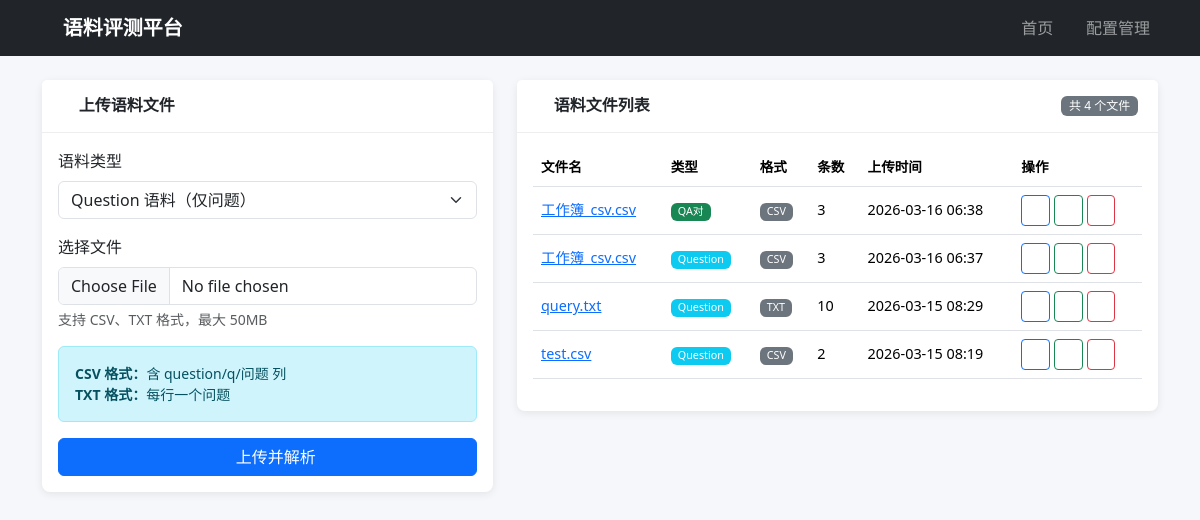
The page / on the database its author committed.
### models.py (models this page shows)
class CorpusFile(db.Model):
    __tablename__ = 'corpus_file'
    id = db.Column(db.Integer, primary_key=True)
    filename = db.Column(db.String(500), nullable=False)
    original_name = db.Column(db.String(500), nullable=False)
    file_type = db.Column(db.String(10), nullable=False)  # csv / txt
    corpus_type = db.Column(db.String(20), nullable=False)  # question / qa
    record_count = db.Column(db.Integer, default=0)
    created_at = db.Column(db.DateTime, default=datetime.utcnow)
    items = db.relationship('CorpusItem', backref='corpus_file', lazy=True, cascade='all, delete-orphan')

### app.py (the view)
@app.route('/')
def index():
    files = CorpusFile.query.order_by(CorpusFile.created_at.desc()).all()
    configs = LLMConfig.query.all()
    return render_template('index.html', files=files, configs=configs)

### templates/index.html (shortened to what this page needs)
{% extends "base.html" %}
{% block content %}
<div class="row">
    <div class="col-md-5">
        <div class="card">
            <div class="card-header">
                <h5><i class="bi bi-cloud-upload"></i> 上传语料文件</h5>
            </div>
            <div class="card-body">
                <form id="upload-form" enctype="multipart/form-data">
                    <div class="mb-3">
                        <label class="form-label">语料类型</label>
                        <select name="corpus_type" class="form-select" id="corpus-type">
                            <option value="question">Question 语料（仅问题）</option>
                        </select>
                    </div>
                    <div class="mb-3">
                        <label class="form-label">选择文件</label>
                        <input type="file" name="file" class="form-control" accept=".csv,.txt" required>
                        <div class="form-text">支持 CSV、TXT 格式，最大 50MB</div>
                    </div>
                    <div id="format-hint-question" class="alert alert-info small">
                        <strong>CSV 格式：</strong>含 question/q/问题 列<br>
                        <strong>TXT 格式：</strong>每行一个问题
                    </div>
                    <button type="submit" class="btn btn-primary w-100">
                        <i class="bi bi-upload"></i> 上传并解析
                    </button>
                </form>
            </div>
        </div>
    </div>
    <div class="col-md-7">
        <div class="card">
            <div class="card-header d-flex justify-content-between align-items-center">
                <h5><i class="bi bi-folder2-open"></i> 语料文件列表</h5>
                <span class="badge bg-secondary">共 {{ files|length }} 个文件</span>
            </div>
            <div class="card-body">
                {% if files %}
                <div class="table-responsive">
                    <table class="table table-hover">
                        <thead>
                            <tr>
                                <th>文件名</th>
                                <th>类型</th>
                                <th>格式</th>
                                <th>条数</th>
                                <th>上传时间</th>
                                <th>操作</th>
                            </tr>
                        </thead>
                        <tbody>
                            {% for file in files %}
                            <tr>
                                <td>
                                    <a href="/corpus/{{ file.id }}">{{ file.original_name }}</a>
                                </td>
                                <td>
                                    {% if file.corpus_type == 'question' %}
                                    <span class="badge bg-info">Question</span>
                                    {% else %}
                                    <span class="badge bg-success">QA对</span>
                                    {% endif %}
                                </td>
                                <td><span class="badge bg-secondary">{{ file.file_type|upper }}</span></td>
                                <td>{{ file.record_count }}</td>
                                <td>{{ file.created_at.strftime('%Y-%m-%d %H:%M') }}</td>
                                <td>
                                    <a href="/corpus/{{ file.id }}" class="btn btn-sm btn-outline-primary">
                                        <i class="bi bi-eye"></i>
                                    </a>
                                    <a href="/api/export/{{ file.id }}" class="btn btn-sm btn-outline-success">
                                        <i class="bi bi-download"></i>
                                    </a>
                                    <button class="btn btn-sm btn-outline-danger" onclick="deleteCorpus({{ file.id }})">
                                        <i class="bi bi-trash"></i>
                                    </button>
                                </td>
                            </tr>
                            {% endfor %}
                        </tbody>
                    </table>
                </div>
                {% else %}
                <div class="text-center text-muted py-5">
                    <i class="bi bi-inbox" style="font-size: 3rem;"></i>
                    <p class="mt-2">暂无语料文件，请上传语料</p>
                </div>
                {% endif %}
            </div>
        </div>
    </div>
</div>
{% endblock %}

### static/css/style.css (style rules this page uses)
body { background-color: #f5f7fa; }
.card { border: none; box-shadow: 0 2px 8px rgba(0, 0, 0, 0.08); border-radius: 8px; margin-bottom: 1rem; }
.card-header { background-color: #fff; border-bottom: 1px solid #eee; padding: 1rem 1.25rem; }
.card-header h5 { margin: 0; font-size: 1rem; font-weight: 600; }
.table th { font-weight: 600; font-size: 0.85rem; white-space: nowrap; }
.table td { font-size: 0.9rem; vertical-align: middle; }
.badge { font-weight: 500; }

### rows shown on the page
CorpusFile: original_name "工作簿_csv.csv", corpus_type "QA对", file_type "CSV", record_count "3", created_at "2026-03-16 06:38"
CorpusFile: original_name "工作簿_csv.csv", corpus_type "Question", file_type "CSV", record_count "3", created_at "2026-03-16 06:37"
CorpusFile: original_name "query.txt", corpus_type "Question", file_type "TXT", record_count "10", created_at "2026-03-15 08:29"
CorpusFile: original_name "test.csv", corpus_type "Question", file_type "CSV", record_count "2", created_at "2026-03-15 08:19"

### other values the page prints
{{ files|length }} "4"
